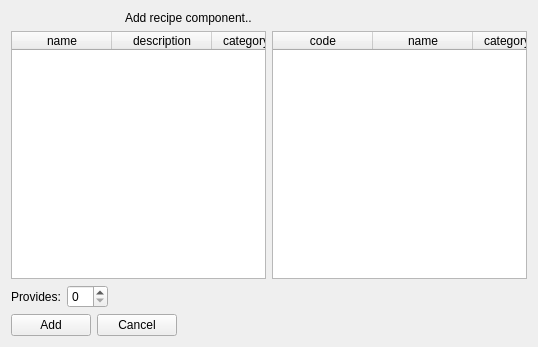
<?xml version="1.0" encoding="UTF-8"?>
<ui version="4.0">
 <class>recipe_component_add_form</class>
 <widget class="QWidget" name="recipe_component_add_form">
  <property name="geometry">
   <rect>
    <x>0</x>
    <y>0</y>
    <width>538</width>
    <height>347</height>
   </rect>
  </property>
  <property name="windowTitle">
   <string>Add recipe component</string>
  </property>
  <layout class="QGridLayout" name="gridLayout">
   <item row="5" column="0">
    <layout class="QHBoxLayout" name="horizontalLayout">
     <item>
      <widget class="QPushButton" name="link">
       <property name="text">
        <string>Add</string>
       </property>
       <property name="form" stdset="0">
        <string notr="true">recipe_component</string>
       </property>
       <property name="global.recipeState" stdset="0">
        <string notr="true">{recipe.state}</string>
       </property>
       <property name="global.componentState" stdset="0">
        <string notr="true">{component.state}</string>
       </property>
       <property name="global.recipe_id" stdset="0">
        <string notr="true">{recipe.id}</string>
       </property>
       <property name="global.component_id" stdset="0">
        <string notr="true">{component.id}</string>
       </property>
       <property name="action" stdset="0">
        <string>create</string>
       </property>
       <property name="doctype" stdset="0">
        <string notr="true">RecipeComponent.simpleform</string>
       </property>
       <property name="rootelement" stdset="0">
        <string notr="true">RecipeComponent</string>
       </property>
      </widget>
     </item>
     <item>
      <widget class="QPushButton" name="cancel">
       <property name="text">
        <string>Cancel</string>
       </property>
       <property name="form" stdset="0">
        <string notr="true">recipe_component</string>
       </property>
       <property name="global.recipeState" stdset="0">
        <string notr="true">{recipe.state}</string>
       </property>
       <property name="global.componentState" stdset="0">
        <string notr="true">{component.state}</string>
       </property>
      </widget>
     </item>
     <item>
      <spacer name="horizontalSpacer">
       <property name="orientation">
        <enum>Qt::Horizontal</enum>
       </property>
       <property name="sizeHint" stdset="0">
        <size>
         <width>40</width>
         <height>20</height>
        </size>
       </property>
      </spacer>
     </item>
    </layout>
   </item>
   <item row="0" column="0">
    <layout class="QHBoxLayout" name="horizontalLayout_2">
     <item>
      <widget class="QLabel" name="label_2">
       <property name="maximumSize">
        <size>
         <width>32</width>
         <height>32</height>
        </size>
       </property>
       <property name="text">
        <string/>
       </property>
      </widget>
     </item>
     <item>
      <widget class="QLabel" name="label_3">
       <property name="maximumSize">
        <size>
         <width>32</width>
         <height>32</height>
        </size>
       </property>
       <property name="text">
        <string/>
       </property>
       <property name="pixmap">
        <pixmap resource="../qtclient.qrc">:/images/link_add.png</pixmap>
       </property>
      </widget>
     </item>
     <item>
      <widget class="QLabel" name="label_4">
       <property name="maximumSize">
        <size>
         <width>32</width>
         <height>32</height>
        </size>
       </property>
       <property name="text">
        <string/>
       </property>
       <property name="pixmap">
        <pixmap resource="../qtclient.qrc">:/images/bricks.png</pixmap>
       </property>
      </widget>
     </item>
     <item>
      <widget class="QLabel" name="label">
       <property name="text">
        <string>Add recipe component..</string>
       </property>
      </widget>
     </item>
    </layout>
   </item>
   <item row="2" column="0">
    <layout class="QGridLayout" name="gridLayout_2">
     <item row="2" column="0">
      <layout class="QHBoxLayout" name="horizontalLayout_3"/>
     </item>
     <item row="0" column="0">
      <widget class="QTableWidget" name="recipe">
       <property name="horizontalScrollBarPolicy">
        <enum>Qt::ScrollBarAlwaysOff</enum>
       </property>
       <property name="alternatingRowColors">
        <bool>true</bool>
       </property>
       <property name="selectionMode">
        <enum>QAbstractItemView::SingleSelection</enum>
       </property>
       <property name="selectionBehavior">
        <enum>QAbstractItemView::SelectRows</enum>
       </property>
       <property name="showGrid">
        <bool>true</bool>
       </property>
       <property name="gridStyle">
        <enum>Qt::DotLine</enum>
       </property>
       <property name="sortingEnabled">
        <bool>true</bool>
       </property>
       <property name="doctype" stdset="0">
        <string notr="true">RecipeListRequest.simpleform</string>
       </property>
       <property name="rootelement" stdset="0">
        <string notr="true">recipe</string>
       </property>
       <property name="state" stdset="0">
        <string notr="true">{global.recipeState}</string>
       </property>
       <property name="action" stdset="0">
        <string notr="true">read</string>
       </property>
       <attribute name="horizontalHeaderShowSortIndicator" stdset="0">
        <bool>true</bool>
       </attribute>
       <attribute name="verticalHeaderStretchLastSection">
        <bool>false</bool>
       </attribute>
       <column>
        <property name="text">
         <string>name</string>
        </property>
       </column>
       <column>
        <property name="text">
         <string>description</string>
        </property>
       </column>
       <column>
        <property name="text">
         <string>categoryName</string>
        </property>
       </column>
       <column>
        <property name="text">
         <string>creationDate</string>
        </property>
       </column>
       <column>
        <property name="text">
         <string>comment</string>
        </property>
       </column>
      </widget>
     </item>
     <item row="0" column="1">
      <widget class="QTableWidget" name="component">
       <property name="horizontalScrollBarPolicy">
        <enum>Qt::ScrollBarAlwaysOff</enum>
       </property>
       <property name="alternatingRowColors">
        <bool>true</bool>
       </property>
       <property name="selectionMode">
        <enum>QAbstractItemView::SingleSelection</enum>
       </property>
       <property name="selectionBehavior">
        <enum>QAbstractItemView::SelectRows</enum>
       </property>
       <property name="showGrid">
        <bool>true</bool>
       </property>
       <property name="gridStyle">
        <enum>Qt::DotLine</enum>
       </property>
       <property name="sortingEnabled">
        <bool>true</bool>
       </property>
       <property name="doctype" stdset="0">
        <string notr="true">ComponentListRequest.simpleform</string>
       </property>
       <property name="rootelement" stdset="0">
        <string notr="true">component</string>
       </property>
       <property name="state" stdset="0">
        <string notr="true">{global.componentState}</string>
       </property>
       <property name="action" stdset="0">
        <string notr="true">read</string>
       </property>
       <attribute name="horizontalHeaderShowSortIndicator" stdset="0">
        <bool>true</bool>
       </attribute>
       <attribute name="verticalHeaderStretchLastSection">
        <bool>false</bool>
       </attribute>
       <column>
        <property name="text">
         <string>code</string>
        </property>
       </column>
       <column>
        <property name="text">
         <string>name</string>
        </property>
       </column>
       <column>
        <property name="text">
         <string>categoryName</string>
        </property>
       </column>
       <column>
        <property name="text">
         <string>manufacturerName</string>
        </property>
       </column>
       <column>
        <property name="text">
         <string>mfgCode</string>
        </property>
       </column>
       <column>
        <property name="text">
         <string>webPage</string>
        </property>
       </column>
       <column>
        <property name="text">
         <string>description</string>
        </property>
       </column>
       <column>
        <property name="text">
         <string>price</string>
        </property>
       </column>
      </widget>
     </item>
    </layout>
   </item>
   <item row="3" column="0">
    <layout class="QFormLayout" name="formLayout">
     <property name="fieldGrowthPolicy">
      <enum>QFormLayout::AllNonFixedFieldsGrow</enum>
     </property>
     <item row="1" column="0">
      <widget class="QLabel" name="label_requires">
       <property name="text">
        <string>Provides:</string>
       </property>
      </widget>
     </item>
     <item row="1" column="1">
      <layout class="QHBoxLayout" name="horizontalLayout_5">
       <item>
        <widget class="QSpinBox" name="quantity"/>
       </item>
       <item>
        <spacer name="horizontalSpacer_2">
         <property name="orientation">
          <enum>Qt::Horizontal</enum>
         </property>
         <property name="sizeHint" stdset="0">
          <size>
           <width>40</width>
           <height>20</height>
          </size>
         </property>
        </spacer>
       </item>
      </layout>
     </item>
    </layout>
   </item>
  </layout>
 </widget>
 <tabstops>
  <tabstop>recipe</tabstop>
  <tabstop>component</tabstop>
  <tabstop>quantity</tabstop>
  <tabstop>link</tabstop>
  <tabstop>cancel</tabstop>
 </tabstops>
 <resources>
  <include location="../qtclient.qrc"/>
  <include location="../qtclient.qrc"/>
 </resources>
 <connections/>
</ui>
